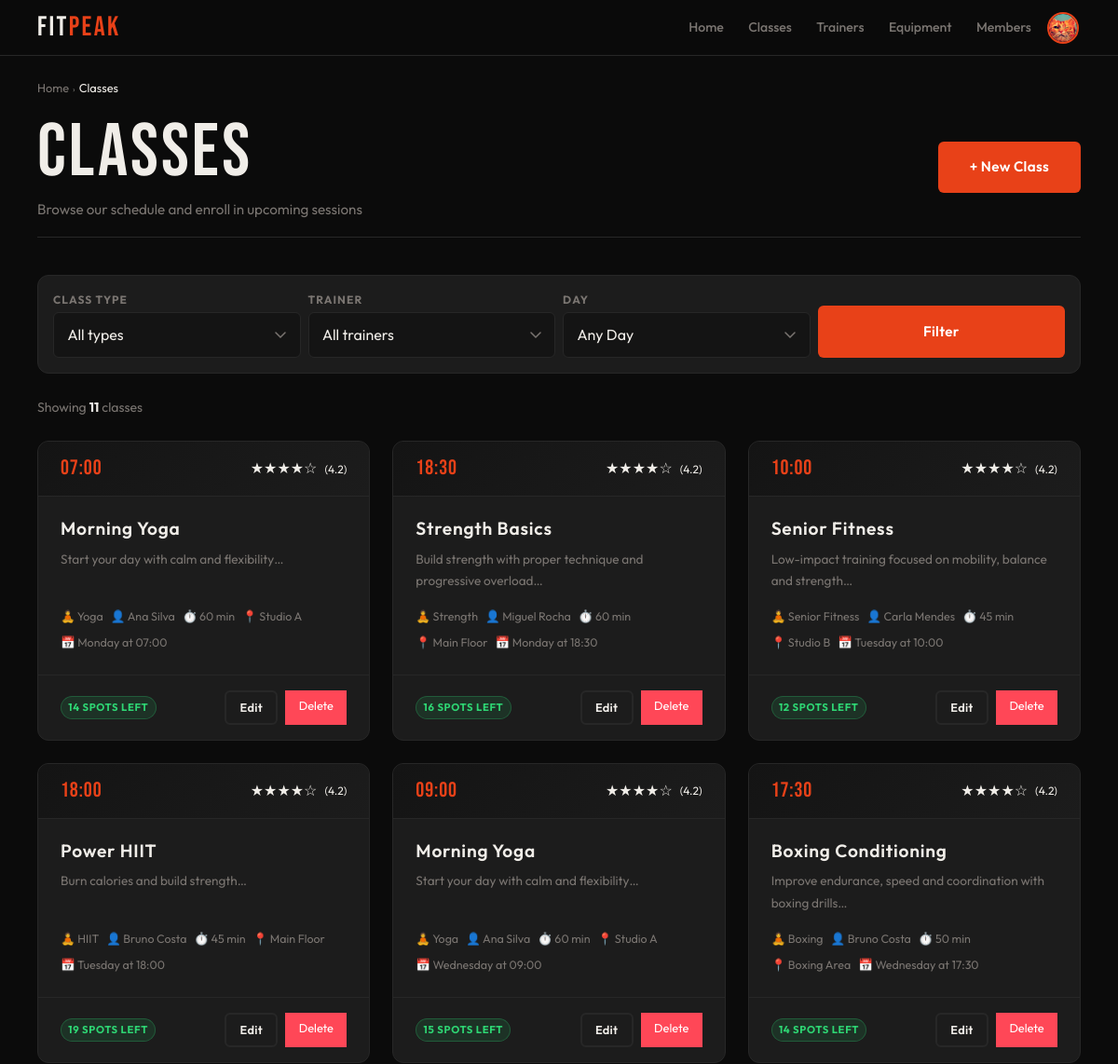
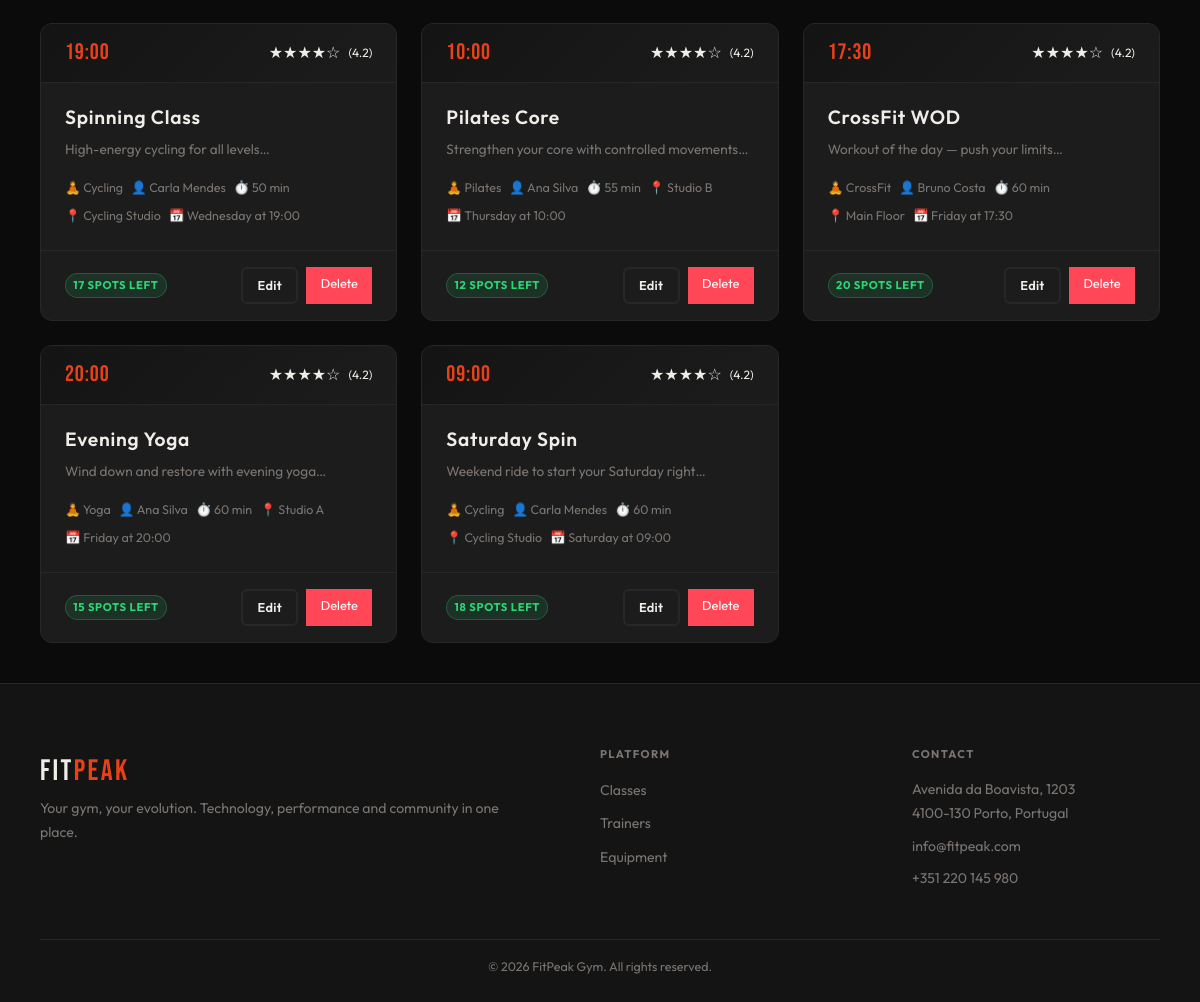
The page /admin/classes.php (signed in) on the database its author committed (2 pictures, top to bottom).
### tables this page shows
CREATE TABLE class_schedules (
    id INTEGER PRIMARY KEY AUTOINCREMENT,
    class_id INTEGER NOT NULL,
    trainer_id INTEGER,
    day_of_week TEXT NOT NULL,   -- Monday, Tuesday, etc.
    start_time TEXT NOT NULL,
    location TEXT NOT NULL DEFAULT 'Studio A',
    capacity INTEGER NOT NULL DEFAULT 20,
    duration_min INTEGER NOT NULL DEFAULT 60,
    FOREIGN KEY(class_id) REFERENCES classes(id) ON DELETE CASCADE,
    FOREIGN KEY(trainer_id) REFERENCES users(id) ON DELETE SET NULL
);

CREATE TABLE classes (
    id INTEGER PRIMARY KEY AUTOINCREMENT,
    name TEXT NOT NULL,
    description TEXT,
    class_type_id INTEGER NOT NULL,
    active INTEGER NOT NULL DEFAULT 1,
    FOREIGN KEY(class_type_id) REFERENCES class_types(id)
);

CREATE TABLE class_types (
    id INTEGER PRIMARY KEY AUTOINCREMENT,
    name TEXT UNIQUE NOT NULL,
    label TEXT NOT NULL,
    description TEXT,
    icon TEXT,
    active INTEGER NOT NULL DEFAULT 1
);

CREATE TABLE users (
    id INTEGER PRIMARY KEY AUTOINCREMENT,
    name TEXT NOT NULL,
    username TEXT UNIQUE NOT NULL,
    email TEXT UNIQUE NOT NULL,
    password TEXT NOT NULL,
    role TEXT NOT NULL DEFAULT 'member' CHECK(role IN ('member','trainer','admin')),
    photo TEXT DEFAULT NULL,
    active INTEGER NOT NULL DEFAULT 1,
    created_at DATETIME DEFAULT CURRENT_TIMESTAMP
);

### db/classes.php (called while the page is built, shortened)
<?php
function getAllClassSchedules($pdo, $filters = []) {
    $sql = "
        SELECT
            cs.id AS schedule_id,
            cs.day_of_week,
            cs.start_time,
            cs.location,
            cs.capacity,
            cs.duration_min,
            c.id AS class_id,
            c.name AS class_name,
            c.description AS class_description,
            ct.id AS class_type_id,
            ct.name AS class_type_name,
            ct.label AS class_type_label,
            u.id AS trainer_id,
            u.name AS trainer_name,
            (SELECT COUNT(*) FROM enrollments e
             JOIN class_sessions sess ON e.session_id = sess.id
             WHERE sess.schedule_id = cs.id AND e.status = 'enrolled') AS enrolled_count
        FROM class_schedules cs
        JOIN classes c ON cs.class_id = c.id
        JOIN class_types ct ON c.class_type_id = ct.id
        LEFT JOIN users u ON cs.trainer_id = u.id
        WHERE c.active = 1
    ";
    $params = [];
    $sql .= "
        ORDER BY
            CASE cs.day_of_week
                WHEN 'Monday' THEN 1
                WHEN 'Tuesday' THEN 2
                WHEN 'Wednesday' THEN 3
                WHEN 'Thursday' THEN 4
                WHEN 'Friday' THEN 5
                WHEN 'Saturday' THEN 6
                WHEN 'Sunday' THEN 7
                ELSE 8
            END,
            cs.start_time
    ";
    $stmt = $pdo->prepare($sql);
    $stmt->execute($params);
    return $stmt->fetchAll(PDO::FETCH_ASSOC);
}

### template/classes.php (the view, shortened to what this page needs)
<?php
function output_class_schedule_list($schedules) {
    echo '<div class="class-grid">';
    foreach ($schedules as $schedule) {
        output_class_schedule_card($schedule);
    }
    echo '</div>';
}
function output_class_schedule_card($schedule) {
    $scheduleId = $schedule['schedule_id'];
    $className = htmlspecialchars($schedule['class_name']);
    $trainerName = htmlspecialchars($schedule['trainer_name'] ?? 'TBD');
    $day = $schedule['day_of_week'];
    $startTime = $schedule['start_time'];
    $location = htmlspecialchars($schedule['location']);
    $duration = $schedule['duration_min'];
    $capacity = $schedule['capacity'];
    $enrolled = $schedule['enrolled_count'] ?? 0;
    $freeSpots = $capacity - $enrolled;
    if ($freeSpots <= 0) $fillClass = 'danger';
    elseif ($freeSpots <= ceil($capacity * 0.2)) $fillClass = 'warning';
    else $fillClass = 'success';
    $typeLabel = htmlspecialchars($schedule['class_type_label'] ?? ucfirst($schedule['class_type_name']));
    ?>
    <div class="class-card" data-schedule-id="<?= $scheduleId ?>">
        <div class="class-head">
            <div class="class-time-big"><?= $startTime ?></div>
            <div class="class-ratings">
                <div class="stars">★★★★☆</div>
                <span class="rating-text">(4.2)</span>
            </div>
        </div>
        <div class="class-body">
            <h3 class="class-name"><?= $className ?></h3>
            <p><?= htmlspecialchars(substr($schedule['class_description'] ?? '', 0, 100)) ?>…</p>
            <ul class="class-meta">
                <li>🧘 <?= $typeLabel ?></li>
                <li>👤 <?= $trainerName ?></li>
                <li>⏱️ <?= $duration ?> min</li>
                <li>📍 <?= $location ?></li>
                <li>📅 <?= $day ?> at <?= $startTime ?></li>
            </ul>
        </div>
        <div class="class-foot">
            <div class="cap-wrap">
                <span class="badge badge-<?= $fillClass ?>"><?= $freeSpots ?> spots left</span>
            </div>
            <?php
            if (isset($_SESSION['role']) && $_SESSION['role'] === 'admin') {
                echo '<div class="admin-actions" style="display: flex; gap: 8px;">';
                echo '<a href="edit_class.php?id=' . $schedule['schedule_id'] . '" class="secondary-button btn-sm">Edit</a>';
                echo '<a href="delete_class.php?id=' . $schedule['schedule_id'] . '" class="delete-btn btn-sm" onclick="return confirm(\'Delete this class schedule?\')">Delete</a>';
                echo '</div>';
            }
            ?>
        </div>
    </div>
    <?php
}

### includes/header.php (shortened to what this page needs)
<?php
if (!function_exists('output_header')) {
    function output_header($pageCss) {
        $loggedIn = isset($_SESSION['user_id']);
        $userName = $_SESSION['user_name'] ?? '';
        $userRole = $_SESSION['role'] ?? '';
        $userPhoto = $_SESSION['user_photo'] ?? null;
        function getAvatarHtml($name, $photo = null) {
            $initial = strtoupper(substr($name, 0, 1));
            if (!empty($photo)) {
                return '<img src="' . htmlspecialchars($photo) . '" alt="' . htmlspecialchars($name) . '" class="avatar-img">';
            }
            return '<span class="avatar-initial">' . htmlspecialchars($initial) . '</span>';
        }
?>
<!DOCTYPE html>
<html lang="en">
<head>
    <link rel="stylesheet" href="../css/base.css">
    <link rel="stylesheet" href="../css/components.css">
    <link rel="stylesheet" href="../css/pages/<?= $pageCss ?>">
</head>
<body>
<header>
    <nav class="navbar" aria-label="Main navigation">
        <?php if ($userRole === 'member' || $userRole === 'admin' || $userRole === 'trainer'): ?>
            <a href="dashboard.php" class="logo">FIT<span>PEAK</span></a>
        <?php else: ?>
            <a href="index.php" class="logo">FIT<span>PEAK</span></a>
        <?php endif; ?>
        <ul class="nav-menu">
            <?php if ($loggedIn): ?>
                <?php if ($userRole === 'member'): ?>
                    <li><a href="../member/dashboard.php">Home</a></li>
                    <li><a href="../member/classes.php">Classes</a></li>
                    <li><a href="../member/trainers.php">Trainers</a></li>
                    <li><a href="../member/equipment.php">Equipment</a></li>
                    <li class="nav-avatar">
                    <a href="../member/profile.php" class="avatar-link" title="My Profile">
                        <div class="avatar">
                            <?= getAvatarHtml($userName, $userPhoto) ?>
                        </div>
                    </a>
                </li>
                <?php elseif ($userRole === 'admin'): ?>
                    <li><a href="../admin/dashboard.php">Home</a></li>
                    <li><a href="../admin/classes.php">Classes</a></li>
                    <li><a href="../admin/trainers.php">Trainers</a></li>
                    <li><a href="../admin/equipment.php">Equipment</a></li>
                    <li><a href="../admin/members.php">Members</a></li>
                    <li class="nav-avatar">
                    <a href="../admin/profile.php" class="avatar-link" title="My Profile">
                        <div class="avatar">
                            <?= getAvatarHtml($userName, $userPhoto) ?>
                        </div>
                    </a>
                </li>
                <?php endif; ?>
            <?php endif; ?>
        </ul>
    </nav>
</header>
<?php
    }
}
?>

### admin/classes.php (shortened to what this page needs)
<?php
require_once '../includes/header.php';
require_once '../includes/footer.php';
require_once '../db/classes.php';
require_once '../template/classes.php';
$pdo = getDatabaseConnection();
$schedules = getAllClassSchedules($pdo, []);
output_header('classes.css');
?>
<main class="main">
    <div class="container">
        <header class="page-header">
            <nav>
                <ol class="breadcrumb">
                    <li><a href="../index.php">Home</a></li>
                    <li><span class="breadcrumb-sep">›</span></li>
                    <li><span>Classes</span></li>
                </ol>
            </nav>
            <div class="page-header-row" style="display: flex; justify-content: space-between; align-items: center;">
                <div>
                    <h1>Classes</h1>
                    <p>Browse our schedule and enroll in upcoming sessions</p>
                </div>
                <a href="create_class.php" class="main-button">+ New Class</a>
            </div>
        </header>
        <section>
            <form id="filter-form" class="filter-bar" method="get" action="classes.php">
                <div class="filter-group">
                    <label class="form-label" for="f-type">Class type</label>
                    <select id="f-type" name="type" class="form-select">
                        <option value="">All types</option>
                    </select>
                </div>
                <div class="filter-group">
                    <label class="form-label" for="f-trainer">Trainer</label>
                    <select id="f-trainer" name="trainer" class="form-select">
                        <option value="">All trainers</option>
                    </select>
                </div>
                <div class="filter-group">
                    <label class="form-label" for="f-day">Day</label>
                    <select id="f-day" name="day" class="form-select">
                        <option value="">Any Day</option>
                    </select>
                </div>
                <div class="filter-group filter-group-end">
                    <button type="submit" class="main-button full-width">Filter</button>
                </div>
            </form>
        </section>
        <div class="results-bar">
            <p class="results-count" id="results-count">
                Showing <strong id="class-count"><?= count($schedules) ?></strong> classes
            </p>
        </div>
        <div id="class-list-container">
            <?php output_class_schedule_list($schedules); ?>
        </div>
    </div>
</main>
<?php output_footer(); ?>

### includes/footer.php
<?php
function output_footer($basePath = '') { ?>
    <footer class="site-footer">
        <div class="container">
            <div class="footer-grid">
                <div class="footer-box">
                    <span class="logo">FIT<span>PEAK</span></span>
                    <p>Your gym, your evolution. Technology, performance and community in one place.</p>
                </div>
                <div class="footer-box">
                    <h3>Platform</h3>
                    <ul>
                        <li><a href="classes.php">Classes</a></li>
                        <li><a href="trainers.php">Trainers</a></li>
                        <li><a href="equipment.php">Equipment</a></li>
                    </ul>
                </div>
                <div class="footer-box">
                    <h3>Contact</h3>
                    <p>Avenida da Boavista, 1203<br>4100-130 Porto, Portugal</p>
                    <p>info@fitpeak.com</p>
                    <p>+351 220 145 980</p>
                </div>
            </div>
            <div class="footer-bottom">
                <p>&copy; 2026 FitPeak Gym. All rights reserved.</p>
            </div>
        </div>
    </footer>
    </body>
    </html>
<?php } ?>

### css/base.css (style rules this page uses)
:root { --bg: #0b0b0b; --surface: #141414; --card: #1c1c1c; --border: #272727; --accent: #e84118; --accent-glow: rgba(232, 65, 24, 0.28); --text: #f0ede8; --muted: #7a7571; --success: #2ed573; --warning: #ffa502; --danger: #ff4757; --info: #1e90ff; --ff-display: 'Bebas Neue', sans-serif; --ff-body: 'Outfit', sans-serif; --sp-xs: 0.25rem; --sp-sm: 0.5rem; --sp-md: 1rem; --sp-lg: clamp(1rem, 3vw, 1.5rem); --sp-xl: clamp(1.5rem, 5vw, 2.5rem); --sp-2xl: clamp(2rem, 7vw, 4rem); --nav-h: 60px; --r-sm: 6px; --r-md: 12px; --r-pill: 999px; --touch: 44px; --max-w: 1200px; --shadow-a: 0 0 24px var(--accent-glow); --t: 0.22s cubic-bezier(0.4, 0, 0.2, 1); }
*, *::before, *::after { box-sizing: border-box; margin: 0; padding: 0; }
html { font-size: 16px; scroll-behavior: smooth; -webkit-text-size-adjust: 100%; }
body { font-family: var(--ff-body); background: var(--bg); color: var(--text); line-height: 1.6; min-height: 100dvh; display: flex; flex-direction: column; overflow-x: hidden; }
img, svg { display: block; max-width: 100%; height: auto; }
a { color: inherit; text-decoration: none; }
ul, ol { list-style: none; }
button { cursor: pointer; border: none; background: none; font: inherit; }
input, select, textarea { font: inherit; }
h1, h2, h3, h4, h5, h6 { font-family: var(--ff-display); letter-spacing: 0.04em; line-height: 1.1; font-weight: 400; }
h1 { font-size: clamp(2.2rem, 7vw, 5rem); }
h3, h4 { font-size: clamp(1rem, 2.5vw, 1.2rem); font-family: var(--ff-body); font-weight: 600; }
p { line-height: 1.75; }
.container { width: 100%; max-width: var(--max-w); margin-inline: auto; padding-inline: var(--sp-md); }
.main { flex: 1; padding-top: var(--nav-h); }
@media (min-width: 640px) { .container { padding-inline: var(--sp-lg); } }
@media (min-width: 1024px) { .container { padding-inline: var(--sp-xl); } }

### rows shown on the page
class_schedules: start_time "07:00", class.name "Morning Yoga", class.description "Start your day with calm and flexibility", class_types.label "Yoga", trainer.name "Ana Silva", duration_min "60", location "Studio A", day_of_week "Monday", freeSpots "14"
class_schedules: start_time "18:30", class.name "Strength Basics", class.description "Build strength with proper technique and progressive overload", class_types.label "Strength", trainer.name "Miguel Rocha", duration_min "60", location "Main Floor", day_of_week "Monday", capacity "16"
class_schedules: start_time "10:00", class.name "Senior Fitness", class.description "Low-impact training focused on mobility, balance and strength", class_types.label "Senior Fitness", trainer.name "Carla Mendes", duration_min "45", location "Studio B", day_of_week "Tuesday", capacity "12"
class_schedules: start_time "18:00", class.name "Power HIIT", class.description "Burn calories and build strength", class_types.label "HIIT", trainer.name "Bruno Costa", duration_min "45", location "Main Floor", day_of_week "Tuesday", freeSpots "19"
class_schedules: start_time "09:00", class.name "Morning Yoga", class.description "Start your day with calm and flexibility", class_types.label "Yoga", trainer.name "Ana Silva", duration_min "60", location "Studio A", day_of_week "Wednesday", capacity "15"
class_schedules: start_time "17:30", class.name "Boxing Conditioning", class.description "Improve endurance, speed and coordination with boxing drills", class_types.label "Boxing", trainer.name "Bruno Costa", duration_min "50", location "Boxing Area", day_of_week "Wednesday", capacity "14"
class_schedules: start_time "19:00", class.name "Spinning Class", class.description "High-energy cycling for all levels", class_types.label "Cycling", trainer.name "Carla Mendes", duration_min "50", location "Cycling Studio", day_of_week "Wednesday", freeSpots "17"
class_schedules: start_time "10:00", class.name "Pilates Core", class.description "Strengthen your core with controlled movements", class_types.label "Pilates", trainer.name "Ana Silva", duration_min "55", location "Studio B", day_of_week "Thursday", capacity "12"
class_schedules: start_time "17:30", class.name "CrossFit WOD", class.description "Workout of the day — push your limits", class_types.label "CrossFit", trainer.name "Bruno Costa", duration_min "60", location "Main Floor", day_of_week "Friday", capacity "20"
class_schedules: start_time "20:00", class.name "Evening Yoga", class.description "Wind down and restore with evening yoga", class_types.label "Yoga", trainer.name "Ana Silva", duration_min "60", location "Studio A", day_of_week "Friday", capacity "15"
class_schedules: start_time "09:00", class.name "Saturday Spin", class.description "Weekend ride to start your Saturday right", class_types.label "Cycling", trainer.name "Carla Mendes", duration_min "60", location "Cycling Studio", day_of_week "Saturday", capacity "18"

### other values the page prints
count($schedules) "11"
